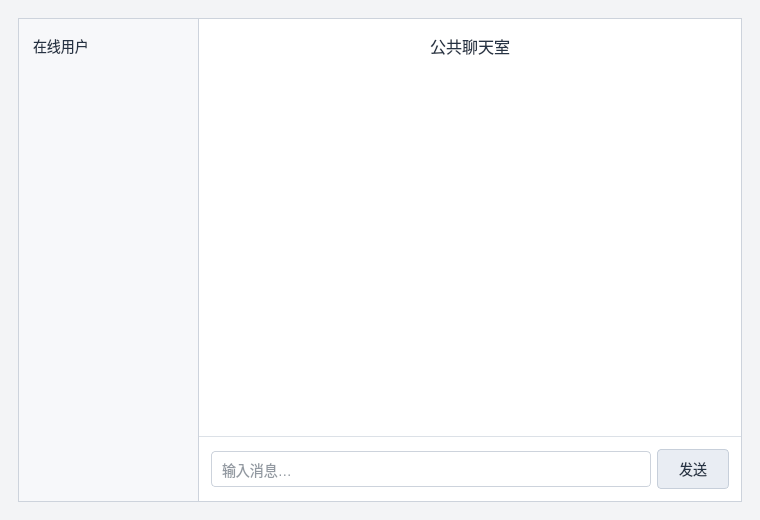
<?xml version="1.0" encoding="UTF-8"?>
<ui version="4.0">
 <class>ChatWindow</class>
 <widget class="QWidget" name="ChatWindow">
  <property name="geometry"><rect><x>0</x><y>0</y><width>760</width><height>520</height></rect></property>
  <property name="minimumSize"><size><width>420</width><height>320</height></size></property>
  <property name="windowTitle"><string>ChatRoom 客户端 · 界面原型</string></property>
  <property name="styleSheet">
   <string notr="true">QWidget { font-family: 'Microsoft YaHei'; font-size: 14px; color: #263344; }
QWidget#ChatWindow { background: #f3f4f6; }
QFrame#sidebar { background: #f7f8fa; border: 1px solid #cdd3dc; }
QFrame#chatPanel { background: white; border: 1px solid #cdd3dc; border-left: 0; }
QLabel#roomTitle { border-bottom: 1px solid #dce1e7; font-size: 16px; }
QListWidget { background: transparent; border: 0; outline: 0; }
QListWidget::item { padding: 8px 0; }
QListWidget::item:selected { background: #e3eaf4; color: #263344; }
QTextEdit { background: white; padding: 16px; }
QFrame#composer { border-top: 1px solid #dce1e7; }
QLineEdit { border: 1px solid #cdd3dc; border-radius: 4px; padding: 8px; background: white; }
QPushButton { background: #e9edf3; border: 1px solid #c7cfda; border-radius: 4px; padding: 8px 12px; }
QPushButton:hover { background: #dce5f1; }</string>
  </property>
  <layout class="QHBoxLayout" name="mainLayout" stretch="1,3">
   <property name="spacing"><number>0</number></property>
   <property name="leftMargin"><number>18</number></property>
   <property name="topMargin"><number>18</number></property>
   <property name="rightMargin"><number>18</number></property>
   <property name="bottomMargin"><number>18</number></property>
   <item>
    <widget class="QFrame" name="sidebar">
     <property name="minimumSize"><size><width>120</width><height>0</height></size></property>
     <layout class="QVBoxLayout" name="sidebarLayout">
      <property name="leftMargin"><number>14</number></property>
      <property name="topMargin"><number>16</number></property>
      <property name="rightMargin"><number>14</number></property>
      <property name="bottomMargin"><number>12</number></property>
      <item><widget class="QLabel" name="usersTitle"><property name="text"><string>在线用户</string></property></widget></item>
      <item>
       <spacer name="usersSpacer">
        <property name="orientation"><enum>Qt::Vertical</enum></property>
        <property name="sizeType"><enum>QSizePolicy::Fixed</enum></property>
        <property name="sizeHint" stdset="0"><size><width>0</width><height>12</height></size></property>
       </spacer>
      </item>
      <item>
       <widget class="QListWidget" name="users"/>
      </item>
     </layout>
    </widget>
   </item>
   <item>
    <widget class="QFrame" name="chatPanel">
     <layout class="QVBoxLayout" name="chatLayout" stretch="0,1,0">
      <property name="spacing"><number>0</number></property>
      <property name="leftMargin"><number>0</number></property>
      <property name="topMargin"><number>0</number></property>
      <property name="rightMargin"><number>0</number></property>
      <property name="bottomMargin"><number>0</number></property>
      <item>
       <widget class="QLabel" name="roomTitle">
        <property name="minimumSize"><size><width>0</width><height>54</height></size></property>
        <property name="maximumSize"><size><width>16777215</width><height>54</height></size></property>
        <property name="text"><string>公共聊天室</string></property>
        <property name="alignment"><set>Qt::AlignCenter</set></property>
       </widget>
      </item>
      <item>
       <widget class="QTextEdit" name="messages">
        <property name="frameShape"><enum>QFrame::NoFrame</enum></property>
        <property name="readOnly"><bool>true</bool></property>
       </widget>
      </item>
      <item>
       <widget class="QFrame" name="composer">
        <layout class="QHBoxLayout" name="composerLayout" stretch="1,0">
         <property name="leftMargin"><number>12</number></property>
         <property name="topMargin"><number>12</number></property>
         <property name="rightMargin"><number>12</number></property>
         <property name="bottomMargin"><number>12</number></property>
         <item>
          <widget class="QLineEdit" name="messageInput">
           <property name="placeholderText"><string>输入消息…</string></property>
          </widget>
         </item>
         <item>
          <widget class="QPushButton" name="sendButton">
           <property name="minimumSize"><size><width>72</width><height>0</height></size></property>
           <property name="text"><string>发送</string></property>
          </widget>
         </item>
        </layout>
       </widget>
      </item>
     </layout>
    </widget>
   </item>
  </layout>
 </widget>
 <resources/>
 <connections/>
</ui>
